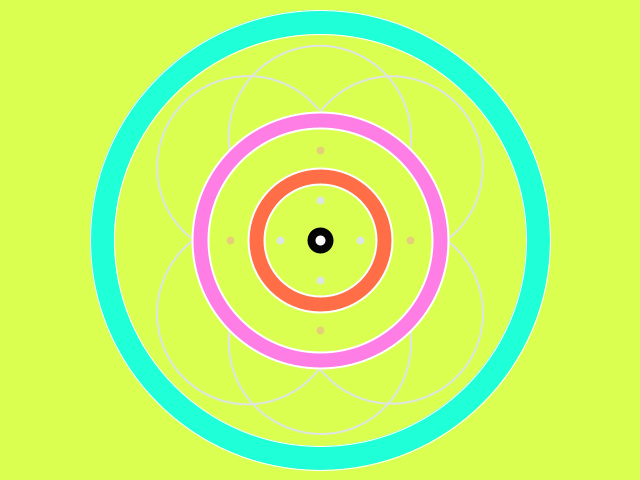
Frame 1 (no input)
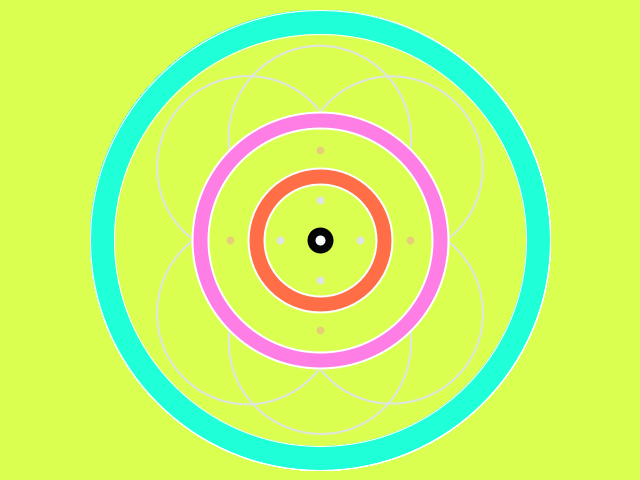
Frame 60 (the mouse pressed at the canvas centre just before this capture)
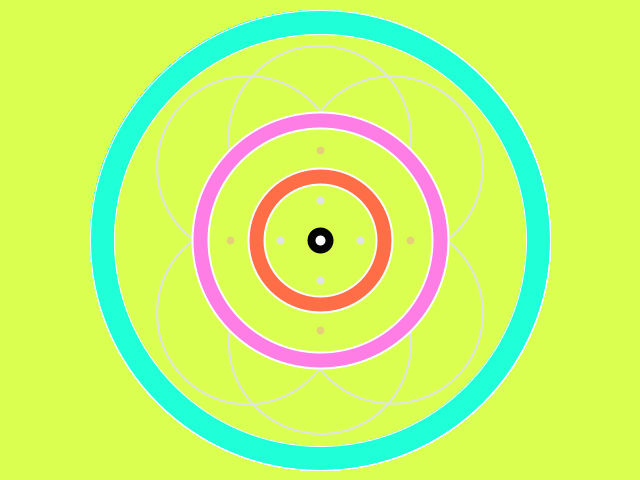
Frame 120 (the mouse held since frame 60 and released just before this capture)

The Processing sketch that drew these frames (run headless with seeded random() and noise(); from frame 60 on, the mouse is pressed at the canvas centre):

// Processing sketch: assignment1_pde
// ── assignment1_pde.pde
void setup()
{
  size(640, 480);
  //bright, very bright, alright! way to bright background
  background(#DBFF50);
}

void draw()
{
  //2 outer circles
  stroke(#FFFFFF);
  strokeWeight(1);
  fill(#1FFFD8);
  ellipse(320, 240, 460, 460);
  fill(#DBFF50);
  ellipse(320, 240, 412, 412);

  //6 arcs
  stroke(#E0E3E3);
  strokeWeight(2);
  noFill();
  arc(320, 137, 182, 182, 3, 6.4);
  arc(392, 167, 182, 182, 3.8, 7.2);
  arc(248, 167, 182, 182, 2.25, 5.6);
  arc(320, 343, 182, 182, 6.17, 9.54);
  arc(392, 313, 182, 182, 5.4, 8.75);
  arc(248, 313, 182, 182, 6.93, 10.32);


  //4 circles
  stroke(#FFFFFF);
  fill(#FF7EE6);
  ellipse(320, 240, 256, 256);
  fill(#DBFF50);
  ellipse(320, 240, 224, 224);
  fill(#FF6E46);
  ellipse(320, 240, 144, 144);
  fill(#DBFF50);
  ellipse(320, 240, 112, 112);

  //core - 2 circles
  stroke(#000000);
  fill(#050505);
  ellipse(320, 240, 24, 24);
  stroke(#FFFFFF);
  fill(#FFFFFF);
  ellipse(320, 240, 8, 8);

  //4 points in 3rd circle
  stroke(#E0E3E3);
  strokeWeight(8);
  point(320, 200);
  point(360, 240);
  point(320, 280);
  point(280, 240);

  //4 points in 5th circle
  stroke(#E5D078);
  strokeWeight(8);
  point(320, 150);
  point(410, 240);
  point(320, 330);
  point(230, 240);

}
